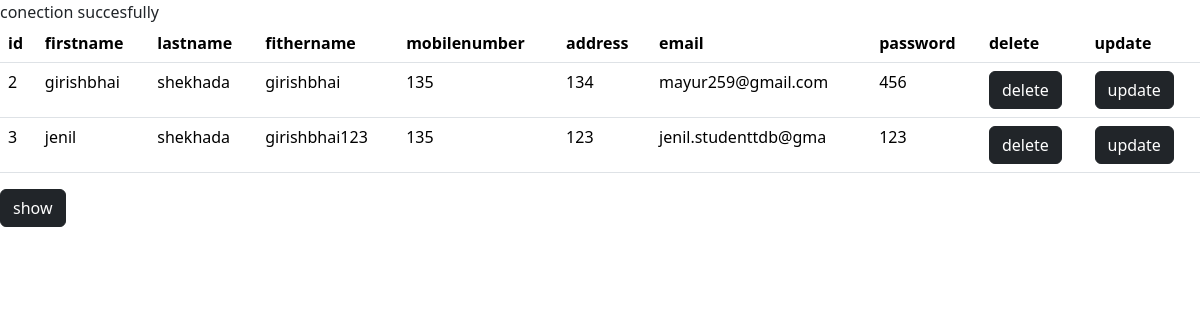
The page /college/show.php on the database its author committed.
### tables this page shows
CREATE TABLE `clg` (
  `id` int(50) NOT NULL,
  `firstname` varchar(50) NOT NULL,
  `lastname` varchar(50) NOT NULL,
  `fithername` varchar(50) NOT NULL,
  `mobilenumber` bigint(19) NOT NULL,
  `address` varchar(300) NOT NULL,
  `email` varchar(20) NOT NULL,
  `password` int(10) NOT NULL
);

### college/show.php (the view, shortened to what this page needs)
<?php
$servername="localhost";
$username="root";
$password="";
$databasename="college";
$con=mysqli_connect($servername,$username,$password,$databasename);
?>
<!DOCTYPE html>
<html lang="en">
<head>
<link href="https://cdn.jsdelivr.net/npm/bootstrap@5.3.2/dist/css/bootstrap.min.css" rel="stylesheet">
</head>
<body>
    <table class="table">
        <tr>
<th>id</th>
<th>firstname</th>
<th>lastname</th>
<th>fithername</th>
<th>mobilenumber</th>
<th>address</th>
<th>email</th>
<th>password</th>
<th>delete</th>
<th>update</th>
        </tr>
<?php
$sql="SELECT * FROM `clg` WHERE 1";
$result=mysqli_query($con,$sql);
while($row=mysqli_fetch_array($result)){
?>
<tr>
<td><?php echo $row['id'] ?></td>
<td><?php echo $row['firstname'] ?></td>
<td><?php echo $row['lastname'] ?></td>
<td><?php echo $row['fithername'] ?></td>
<td><?php echo $row['mobilenumber'] ?></td>
<td><?php echo $row['address'] ?></td>
<td><?php echo $row['email'] ?></td>
<td><?php echo $row['password'] ?></td>
<td><a href="delete.php?id=<?php echo $row['id'] ?>"><button class="btn btn-dark text-white">delete</button></a></td>
<td><a href="update.php?id=<?php echo $row['id'] ?>"><button class="btn btn-dark text-white">update</button></a></td>
</tr>
<?php
}
?>
    </table>
    <a href="college.php">
<button class="btn btn-dark text-white">show</button></a>
</body>
</html>

### rows shown on the page
clg: id "2", firstname "girishbhai", lastname "shekhada", fithername "girishbhai", mobilenumber "135", address "134", email "mayur259@gmail.com", password "456"
clg: id "3", firstname "jenil", lastname "shekhada", fithername "girishbhai123", mobilenumber "135", address "123", email "jenil.studenttdb@gma", password "123"
